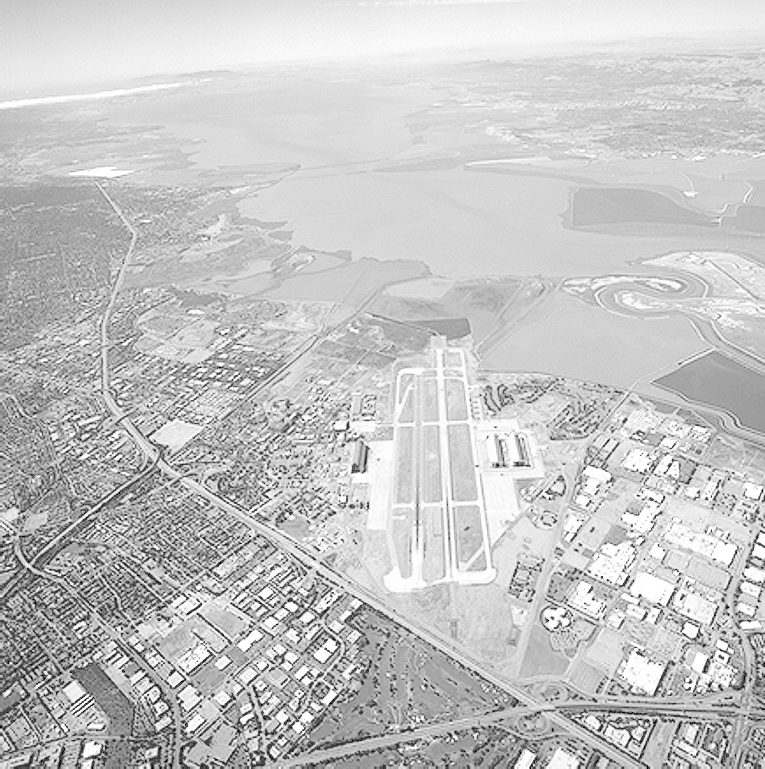
#> input picture DIP/DIP实验3/light.tif, 765 x 769 px
$ python task1_1.py
#> lines starting #> are read from the running program, lines starting #| are printed output that depends on the picture
#-------------导入库---------------------------------------
import cv2 as cv
import numpy as np
import matplotlib.pyplot as plt
import time

# ——-------------伽马变换函数，默认gamma值为1--------------------------
#不使用查找表
def adjust_gamma(image, gamma=1):
    r_img=image/255.0
    #根据幂律变换形式所得公式
    corrected_image=np.power( r_img, gamma)*255
    corrected_image=np.round(corrected_image)
    brighter_image = np.array(corrected_image, dtype=np.uint8)
    return brighter_image

#---------导入图片--------------------------
img = cv.imread('light.tif', 0)
#> img is the input picture: shape (769, 765); min 0, max 255, mean 197.1

#----------设置图样显示框架--------------------------
#设置
plt.figure(figsize=(8,8))   # 创建了一个新的图形窗口，并指定了图形的大小为8x8英寸
plt.subplot(131)    #创建一个包含多个子图的图形
                    # 第一个数字 1：表示整个图形分为1行。
                    # 第二个数字 3：表示整个图形分为3列。
                    # 第三个数字 1：表示当前子图位于第1个位置。
plt.title('gamma = 1')
plt.imshow(img, cmap = 'gray')   # 原图

#图像进行伽马变换
startTime = time.perf_counter()
for i in range(0, 100):
    img_gamma = adjust_gamma(img, gamma=5)
#> this loop made 100 passes
#> pass 1, in adjust_gamma, `corrected_image=np.power( r_img, gamma)*255`:
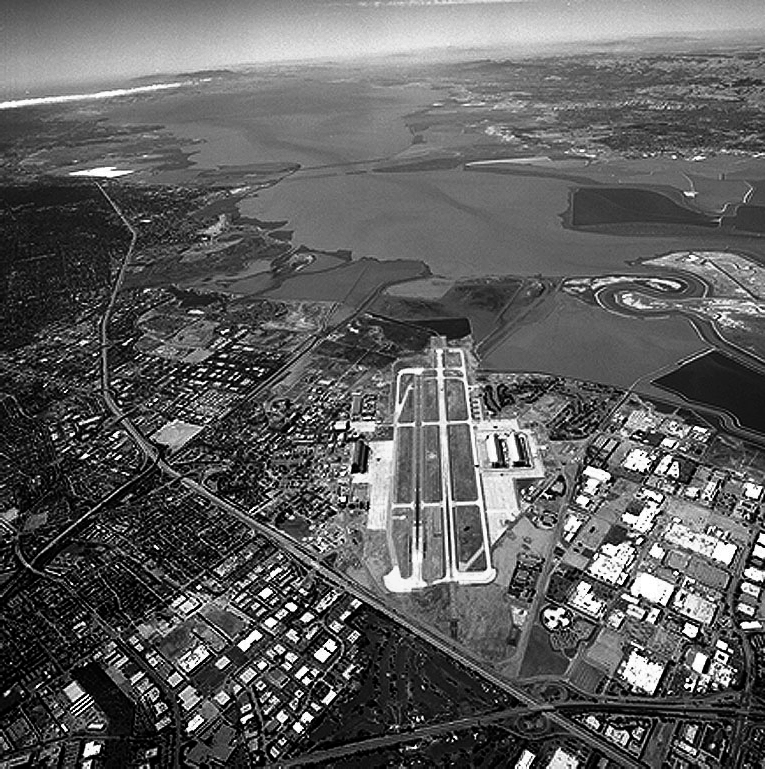
#> corrected_image: shape (769, 765) float64; min 0, max 255, mean 94.6
endTime = time.perf_counter()
spend=(endTime-startTime)/100
print("不使用查找表进行伽马变换用时:%f s" %spend)

plt.subplot(132)
plt.title('gamma = 5 > 1')
plt.imshow(img_gamma, cmap="gray")

# gamma小于1，变暗
img_gamma = adjust_gamma(img, gamma=0.4)
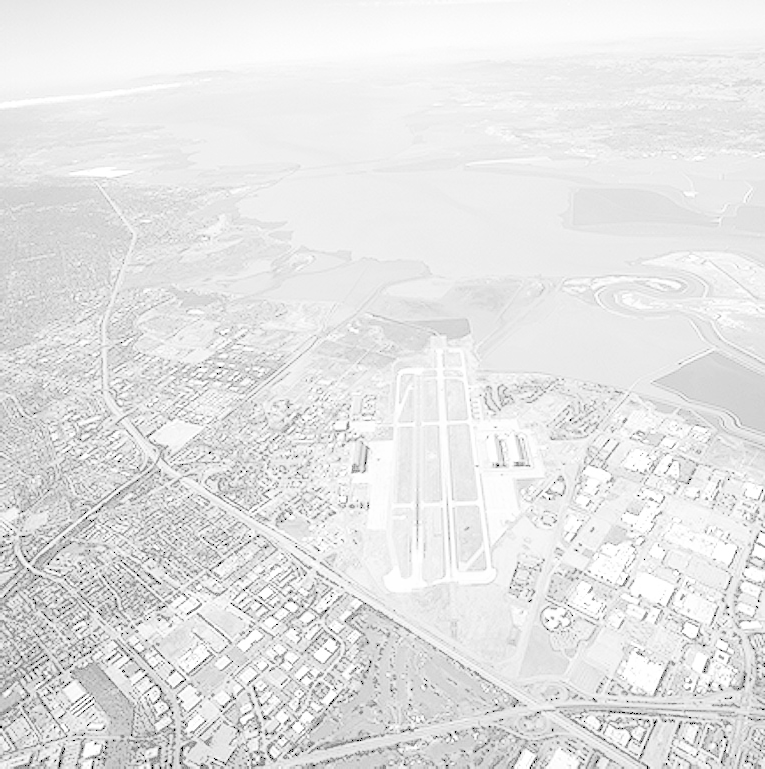
#> img_gamma: shape (769, 765); min 0, max 255, mean 228.4
plt.subplot(133)
plt.title('gamma =0.4 < 1')
plt.imshow(img_gamma, cmap="gray")
plt.show()
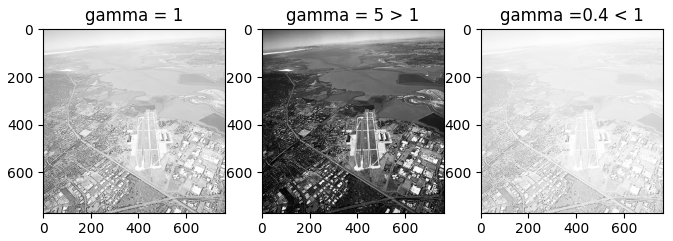
#> figure drawn by matplotlib, 3 panels
